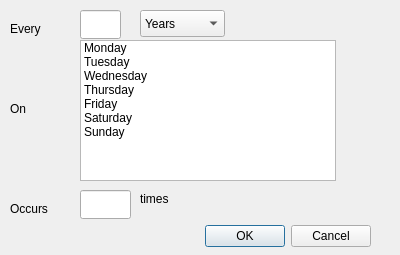
<?xml version="1.0" encoding="UTF-8"?>
<ui version="4.0">
 <class>Recurrence</class>
 <widget class="QDialog" name="Recurrence">
  <property name="geometry">
   <rect>
    <x>0</x>
    <y>0</y>
    <width>400</width>
    <height>255</height>
   </rect>
  </property>
  <property name="windowTitle">
   <string>Set Recurrence</string>
  </property>
  <widget class="QDialogButtonBox" name="recurExitBox">
   <property name="geometry">
    <rect>
     <x>30</x>
     <y>220</y>
     <width>341</width>
     <height>32</height>
    </rect>
   </property>
   <property name="orientation">
    <enum>Qt::Horizontal</enum>
   </property>
   <property name="standardButtons">
    <set>QDialogButtonBox::Cancel|QDialogButtonBox::Ok</set>
   </property>
  </widget>
  <widget class="QLabel" name="everyLabel">
   <property name="geometry">
    <rect>
     <x>10</x>
     <y>20</y>
     <width>62</width>
     <height>17</height>
    </rect>
   </property>
   <property name="text">
    <string>Every</string>
   </property>
  </widget>
  <widget class="QLineEdit" name="intervalEdit">
   <property name="geometry">
    <rect>
     <x>80</x>
     <y>10</y>
     <width>41</width>
     <height>29</height>
    </rect>
   </property>
   <property name="inputMethodHints">
    <set>Qt::ImhDigitsOnly</set>
   </property>
  </widget>
  <widget class="QComboBox" name="freqSelect">
   <property name="geometry">
    <rect>
     <x>140</x>
     <y>10</y>
     <width>85</width>
     <height>27</height>
    </rect>
   </property>
   <item>
    <property name="text">
     <string>Years</string>
    </property>
   </item>
   <item>
    <property name="text">
     <string>Months</string>
    </property>
   </item>
   <item>
    <property name="text">
     <string>Weeks</string>
    </property>
   </item>
   <item>
    <property name="text">
     <string>Days</string>
    </property>
   </item>
   <item>
    <property name="text">
     <string>Hours</string>
    </property>
   </item>
   <item>
    <property name="text">
     <string>Minutes</string>
    </property>
   </item>
  </widget>
  <widget class="QListWidget" name="daysSelect">
   <property name="geometry">
    <rect>
     <x>80</x>
     <y>40</y>
     <width>256</width>
     <height>141</height>
    </rect>
   </property>
   <property name="selectionMode">
    <enum>QAbstractItemView::MultiSelection</enum>
   </property>
   <item>
    <property name="text">
     <string>Monday</string>
    </property>
   </item>
   <item>
    <property name="text">
     <string>Tuesday</string>
    </property>
   </item>
   <item>
    <property name="text">
     <string>Wednesday</string>
    </property>
   </item>
   <item>
    <property name="text">
     <string>Thursday</string>
    </property>
   </item>
   <item>
    <property name="text">
     <string>Friday</string>
    </property>
   </item>
   <item>
    <property name="text">
     <string>Saturday</string>
    </property>
   </item>
   <item>
    <property name="text">
     <string>Sunday</string>
    </property>
   </item>
  </widget>
  <widget class="QLabel" name="onLabel">
   <property name="geometry">
    <rect>
     <x>10</x>
     <y>100</y>
     <width>62</width>
     <height>17</height>
    </rect>
   </property>
   <property name="text">
    <string>On</string>
   </property>
  </widget>
  <widget class="QLabel" name="label">
   <property name="geometry">
    <rect>
     <x>10</x>
     <y>200</y>
     <width>62</width>
     <height>17</height>
    </rect>
   </property>
   <property name="text">
    <string>Occurs</string>
   </property>
  </widget>
  <widget class="QLineEdit" name="countEdit">
   <property name="geometry">
    <rect>
     <x>80</x>
     <y>190</y>
     <width>51</width>
     <height>29</height>
    </rect>
   </property>
   <property name="inputMethodHints">
    <set>Qt::ImhDigitsOnly</set>
   </property>
  </widget>
  <widget class="QLabel" name="label_2">
   <property name="geometry">
    <rect>
     <x>140</x>
     <y>190</y>
     <width>62</width>
     <height>17</height>
    </rect>
   </property>
   <property name="text">
    <string>times</string>
   </property>
  </widget>
 </widget>
 <resources/>
 <connections>
  <connection>
   <sender>recurExitBox</sender>
   <signal>accepted()</signal>
   <receiver>Recurrence</receiver>
   <slot>accept()</slot>
   <hints>
    <hint type="sourcelabel">
     <x>248</x>
     <y>254</y>
    </hint>
    <hint type="destinationlabel">
     <x>157</x>
     <y>274</y>
    </hint>
   </hints>
  </connection>
  <connection>
   <sender>recurExitBox</sender>
   <signal>rejected()</signal>
   <receiver>Recurrence</receiver>
   <slot>reject()</slot>
   <hints>
    <hint type="sourcelabel">
     <x>316</x>
     <y>260</y>
    </hint>
    <hint type="destinationlabel">
     <x>286</x>
     <y>274</y>
    </hint>
   </hints>
  </connection>
 </connections>
</ui>
